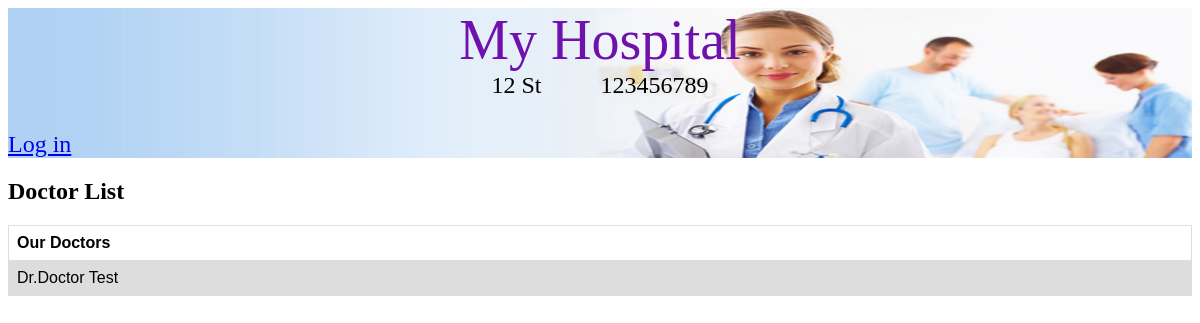
The app's page /doctors/ with its own data.
### hospital/models.py (models this page shows, shortened)
class Hospital(models.Model):
    name = models.CharField(max_length=50)
    address = models.CharField(max_length=100)
    phone_number = models.CharField(max_length=10)
    patient_rooms = models.ManyToManyField(PatientRoom, symmetrical=False)
    surgery_rooms = models.ManyToManyField(SurgeryRoom, symmetrical=False)
    patients = models.ManyToManyField(Patient, symmetrical=False)
    doctors = models.ManyToManyField(Doctors, symmetrical=False)
    nurses = models.ManyToManyField(Nurses, symmetrical=False)

### Person/models.py (models this page shows)
class Employee(Persons):
    shift = models.CharField(max_length=200, default='', blank=True)
    jobDesc = models.CharField(max_length=200, default='', blank=True)
    salary = models.DecimalField(max_digits=7, decimal_places=0, default=Decimal('0.00'))
    class Meta:
        abstract=True

class Doctors(Employee):
    specialty = models.CharField(max_length=200, default='', blank=True)

### Person/views.py (the view)
# urls.py: url(r'^doctors/$',views.listDoctors, name='doctor_list'),
def listDoctors(request):
	hospital=get_object_or_404(Hospital, id=1)
	docList=hospital.doctors.all()
	print(docList)
	return render(request, 'listdoctors.html', {'docList':docList, 'hospital':hospital})

### Person/models.py (called while the page is built)
    def __str__(self):
        return self.firstName+ " "+ self.lastName

### Person/templates/listdoctors.html
{% extends "base.html" %}
{% block header %}
<div class="container_header">
    {% if hospital is not None %}
        <div class="container_hospital_info">
            <div class="hospital_title"><a class="hospital_title_text" href="{% url 'hospital:home' %}">{{ hospital.name }}</a></div>
            <div class="hospital_info">
                <div>{{ hospital.address }}</div>
                <div class="padding"></div>
                <div>{{ hospital.phone_number }}</div>
            </div>
        </div>
    {% else %}
        <a href="/" class="logo">My Hospital</a>
    {% endif %}
    <div class="container_user_info">
        {% if user.is_authenticated %}
            <div class="user_name_info">Hello, {{user.username}}</div>
            <div><a class="log_out" href="{% url 'accounts:logout' %}">Log out</a></div>
        {% else %}
            <a href="{% url 'accounts:login' %}">Log in</a>
        {% endif %}
    </div>
</div>
{% endblock %}
{% block content %}
    <div class="container_doctor">
    <h2 class="Doctor List">Doctor List</h2>
        <table>
            <tr>
                <th class="doctorname_table_header">Our Doctors</th>
            </tr>
        {%for dr in docList%}
            <tr class="table_row_doctor">
                <td>Dr.{{dr.firstName}} {{dr.lastName}}</td>
            </tr>
        {%endfor%}
        </table>
    </div>
{% endblock %}

### hospital/static/css/hospital.css (style rules this page uses)
table { font-family: arial, sans-serif; border-collapse: collapse; width: 100%; }
td, th { border: 1px solid #dddddd; text-align: left; padding: 8px; }
tr:nth-child(even) { background-color: #dddddd; }
.table_row_not_available, .table_row_available, .padding { width: 5%; }
.container_user_info, .hospital_info { display: flex; flex-direction: row; justify-content: space-between; }
.container_hospital_info { display: flex; flex-direction: column; align-items: center; }
.hospital_info { width: 100%; justify-content: center; }
.container_header { background-image: url("hospital.jpg"); background-size: 100% 100%; height: 150px; display: flex; flex-direction: column; justify-content: space-between; }
.hospital_title_text { font-family: "Times New Roman", Times, serif; font-size: 3.5em; text-decoration: none; color: #6e11ad; }
.hospital_info, .container_user_info { font-family: "Times New Roman", Times, serif; font-size: 1.5em; text-decoration: none; color: black; }

### records on screen
Hospital: name "My Hospital", address "12 St", phone_number "123456789"
Doctors: firstName "Doctor", lastName "Test"
